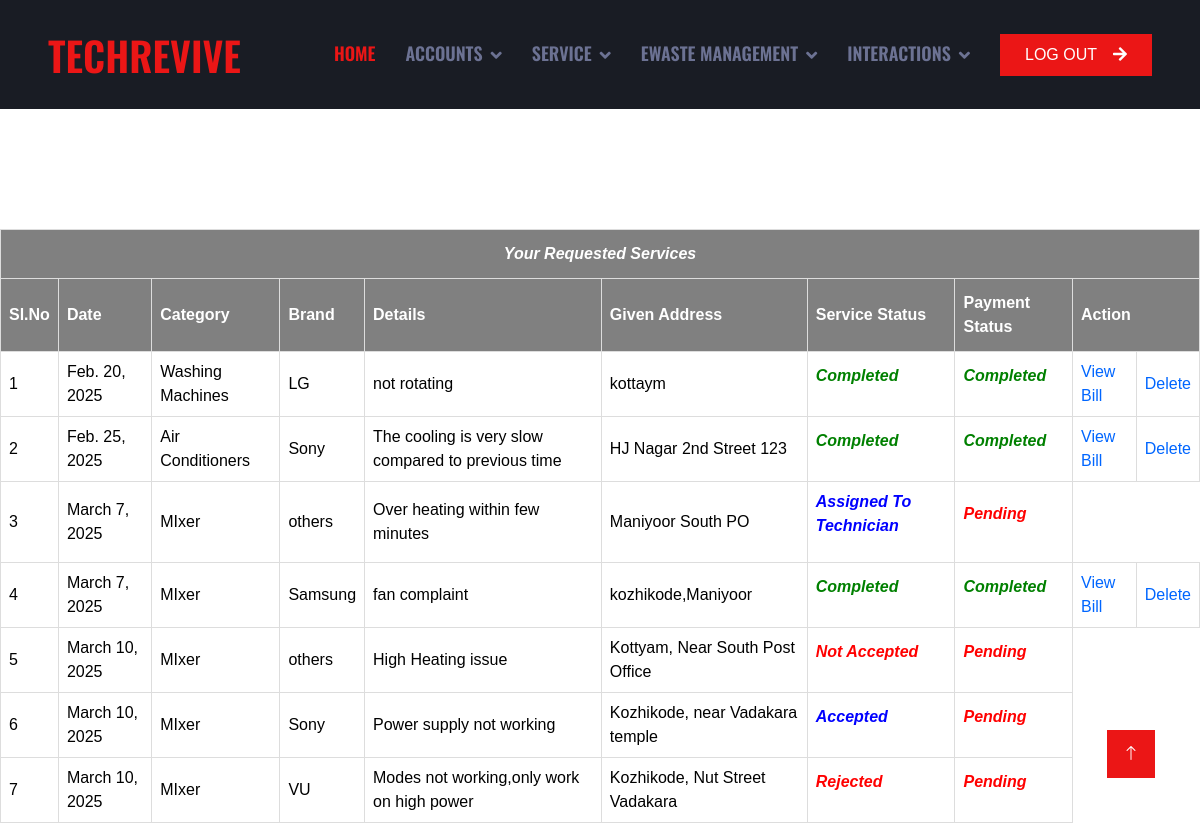
Before: /User/requestedservice/ (signed in) with the older database file.
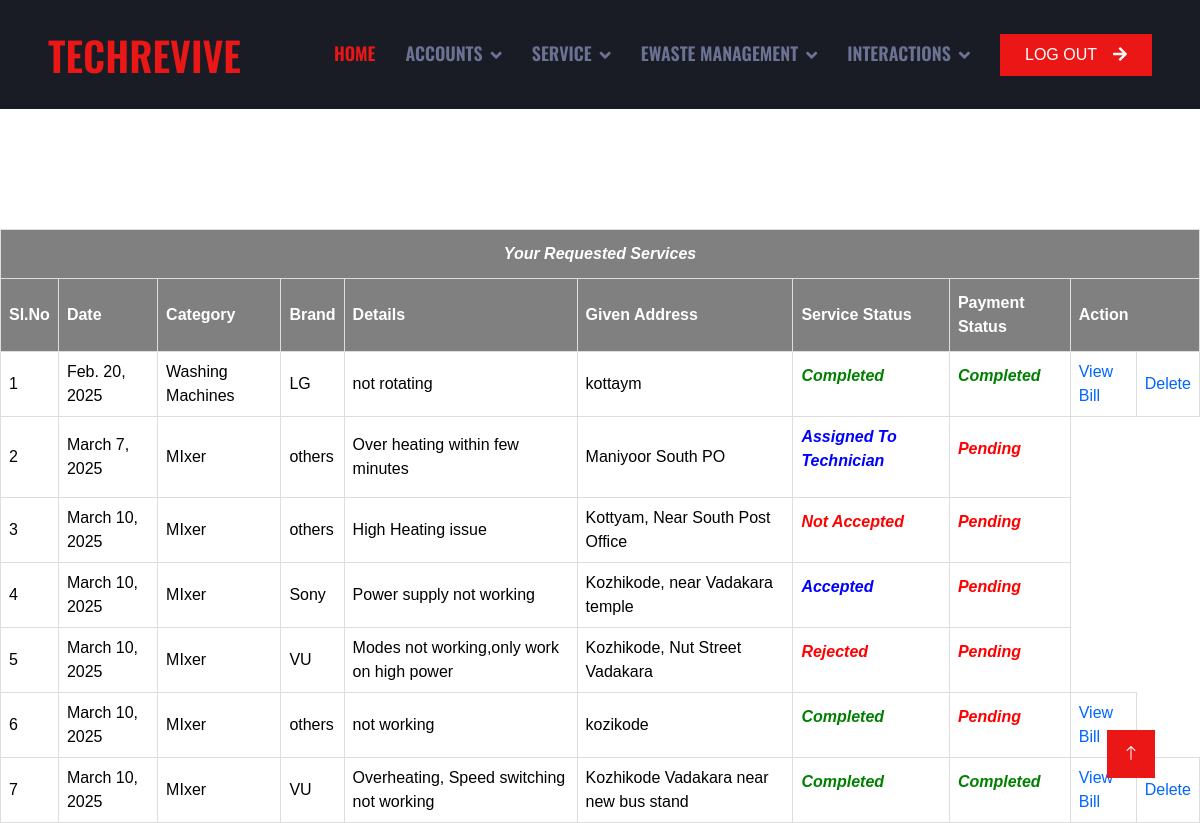
After: the same page with the newer database file.
### User/models.py (models this page shows)
class Servicebook(models.Model):
    Servicebook_details=models.CharField(max_length=100)
    Servicebook_address=models.CharField(max_length=100)
    Servicebook_date=models.DateField(auto_now_add=True)
    Servicebook_status=models.IntegerField(default=0)
    payment_status=models.IntegerField(default=0)
    category=models.ForeignKey('Admin.Category',on_delete=models.SET_NULL,null=True)
    brand=models.ForeignKey('Admin.Brand',on_delete=models.SET_NULL,null=True)
    user=models.ForeignKey(User,on_delete=models.SET_NULL,null=True)

### Admin/models.py (models this page shows, shortened)
class Category(models.Model):
    category_name=models.CharField(max_length=50)

class Brand(models.Model):
    brand_name=models.CharField(max_length=50)

### User/views.py (the view)
# urls.py: path('requestedservice/', views.MyServiceBooking,name="requestedservice"),
def MyServiceBooking(request):
 if 'uid' in request.session:
    serv=Servicebook.objects.filter(user=request.session["uid"])
    return render(request,"User/ViewMyServiceRequests.html",{'res':serv})
 else:
        return redirect('guest:Home')

### User/Templates/User/ViewMyServiceRequests.html (shortened to what this page needs)
{% extends 'User/Head.html' %}
{% load static %}
{% block content %}
<!DOCTYPE html>
<html lang="en">
<head>
</head>
<body>
    <div id="tab">
    <br>
    <br>
    <br>
    <br>
    <br>
    <table  cellpadding="20px" align="center" bgcolor="white" >
        <tr>
            <th colspan="10"><i><b><center>Your Requested Services</center></b></i></th>
        </tr>
        <tr>
            <th>Sl.No</th>
            <th>Date</th>
            <th>Category</th>
            <th>Brand</th>
            <th>Details</th>
            <th>Given Address</th>
            <th>Service Status</th>
            <th>Payment Status</th>
            <th colspan="3">Action</th>
        </tr>
       {% for i in res %}
        <tr>
            <td>{{forloop.counter}}</td>
            <td>{{i.Servicebook_date}}</td>
            <td>{{i.category.category_name}}</td>
            <td>{{i.brand.brand_name}}</td>
            <td>{{i.Servicebook_details}}</td>
            <td>{{i.Servicebook_address}}</td>
            <td>
                {% if i.Servicebook_status == 0 %}
                <p><font color="red"><b><i>Not Accepted</i></b></font></p>
                {% elif i.Servicebook_status == 1 %}
                <p><font color="blue"><b><i>Accepted</i></b></font></p>
                {% elif i.Servicebook_status == 2 %}
                <p><font color="red"><b><i>Rejected</i></b></font></p>
                {% elif i.Servicebook_status == 3 %}
                <p><font color="blue"><b><i>Assigned To Technician</i></b></font></p>
                {% else %}
                <p><b><i><font color="green">Completed</font></i></b></p>
                {% endif %}
            </td>
            <td>
                {% if i.payment_status == 0 %}
                <p><font color="red"><b><i>Pending</i></b></font></p>
                {% else %}
                <p><font color="green"><b><i>Completed</i></b></font></p>
                {% endif %}
            </td>
            {% if i.Servicebook_status == 4 %}
            <td><a href="{% url 'webuser:viewbill' i.id %}">View Bill</a></td>
            {% endif %}
            {% if i.Servicebook_status == 4 and i.payment_status == 1 %}
            <td><a href="{% url 'webuser:delservice' i.id %}">Delete</a></td>
            {% endif %}
        </tr>
       {% endfor %}
    </table>
    </div>
</body>
</html>
{% endblock content %}

Changed rows visible on the page:
removed Servicebook: Servicebook_date "Feb. 25, 2025", category.category_name "Air Conditioners", brand.brand_name "Sony", Servicebook_details "The cooling is very slow compared to previous time", Servicebook_address "HJ Nagar 2nd Street 123", Servicebook_status "Completed", payment_status "Completed"
removed Servicebook: Servicebook_date "March 7, 2025", category.category_name "MIxer", brand.brand_name "Samsung", Servicebook_details "fan complaint", Servicebook_address "kozhikode,Maniyoor", Servicebook_status "Completed", payment_status "Completed"
added Servicebook: Servicebook_date "March 10, 2025", category.category_name "MIxer", brand.brand_name "others", Servicebook_details "not working", Servicebook_address "kozikode", Servicebook_status "Completed", payment_status "Pending"
added Servicebook: Servicebook_date "March 10, 2025", category.category_name "MIxer", brand.brand_name "VU", Servicebook_details "Overheating, Speed switching not working", Servicebook_address "Kozhikode Vadakara near new bus stand", Servicebook_status "Completed", payment_status "Completed"
